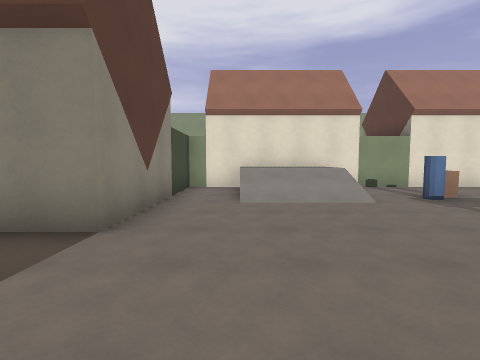
[1] (above)

14 first-person views from a walk through a level from a Godot 3-D game. The camera is 1.5 m above the floor, tilts 4° down and sees 85° across. The floor is counted in squares, 2 m on a side. Each view is taken from the middle of a square. On the plan, view 1 faces up. The plan holds only what a view shows up to about 9 squares ahead; the rest is blank. The place goes on beyond the plan.

[2]
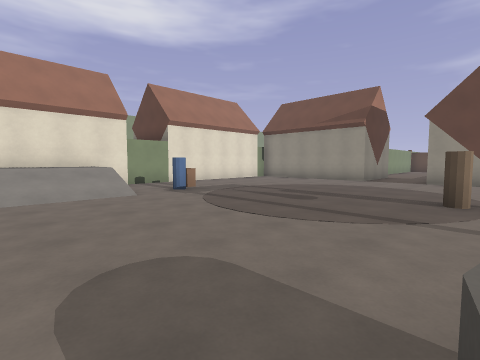

[3]
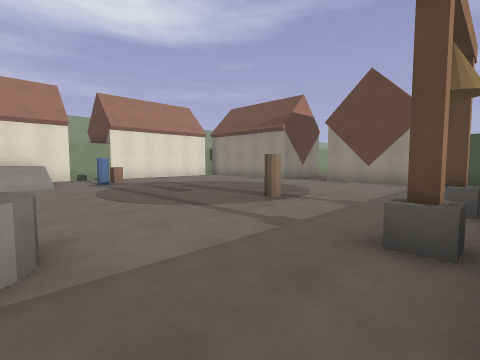

[4]
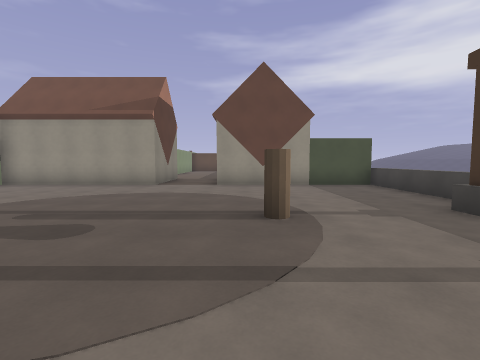

[5]
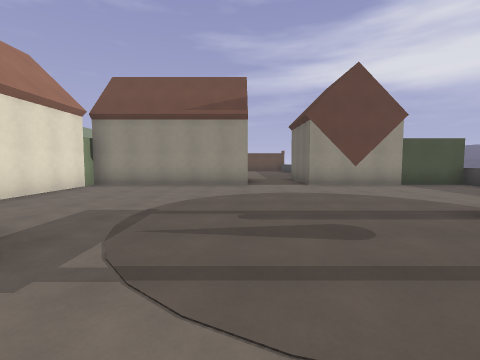

[6]
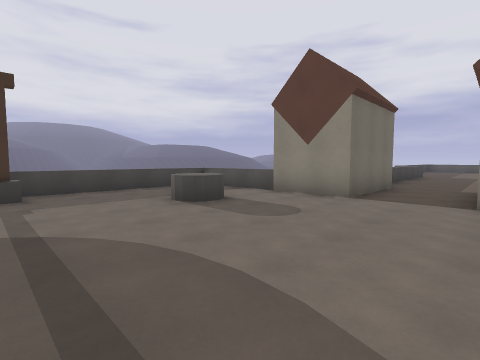

[7]
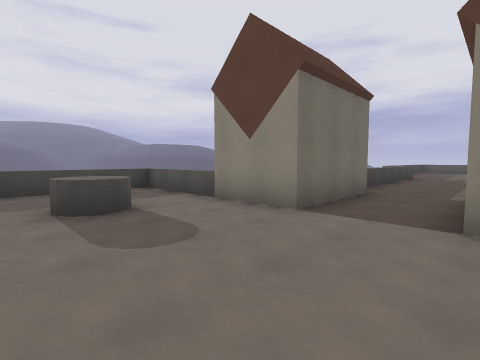

[8]
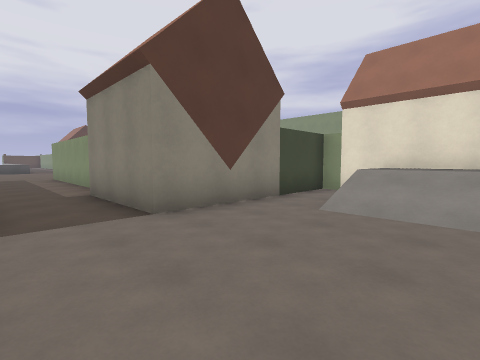

[9]
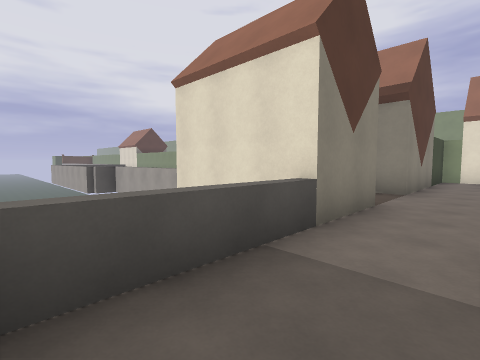

[10]
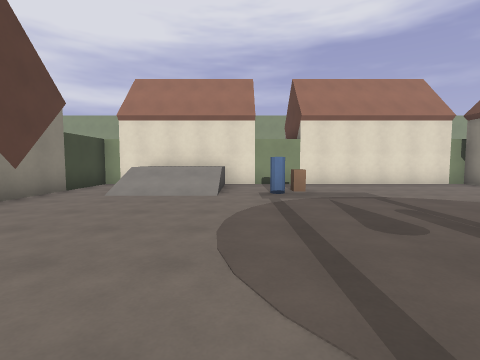

[11]
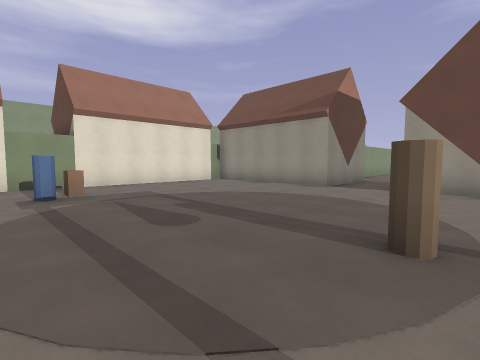

[12]
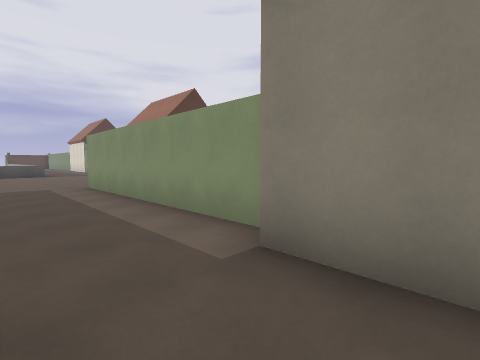

[13]
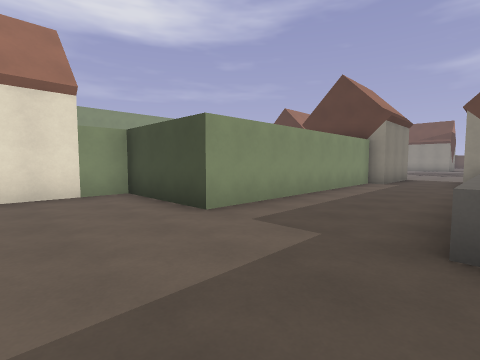

[14]
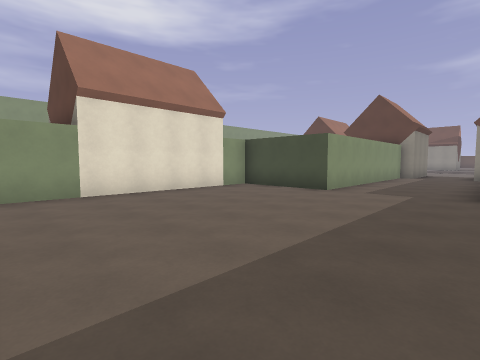

### Floor plan
Key: @ floor where view 1 was taken; # wall or solid block; . main floor; : floor 1.25 m higher than the main floor; / step, stairs or slope; ^ raised ledge.
Columns run from 18 left of view 1 to 11 right of it. Each row starts with its distance up from view 1.
  8                 ##############
  7 ###   ##        #./::........#
  6 .......#        #.///........#
  5 .......#        #.///........#
  4 .......######## #............#
  3 ..............###............#
  2 ..............................
  1 ..............................
  0 .......^^^^^^^###.@.....#....#
 -1               ###..^.........#
 -2                 ^..^.........#
 -3                 ^.....#.#....#
 -4                 ^............#

Positions as (right, up) in squares from view 1, and headings:
1: (0, 0), facing up
2: (0, -1), facing up-right
3: (1, -4), facing up-right
4: (2, 0), facing right
5: (2, 3), facing right
6: (4, 3), facing down-left
7: (2, 3), facing down-left
8: (2, 1), facing up-left
9: (0, -4), facing up-left
10: (3, -1), facing up
11: (3, -1), facing up-right
12: (-3, 1), facing up-left
13: (-14, 0), facing up-right
14: (-18, 0), facing up-right
